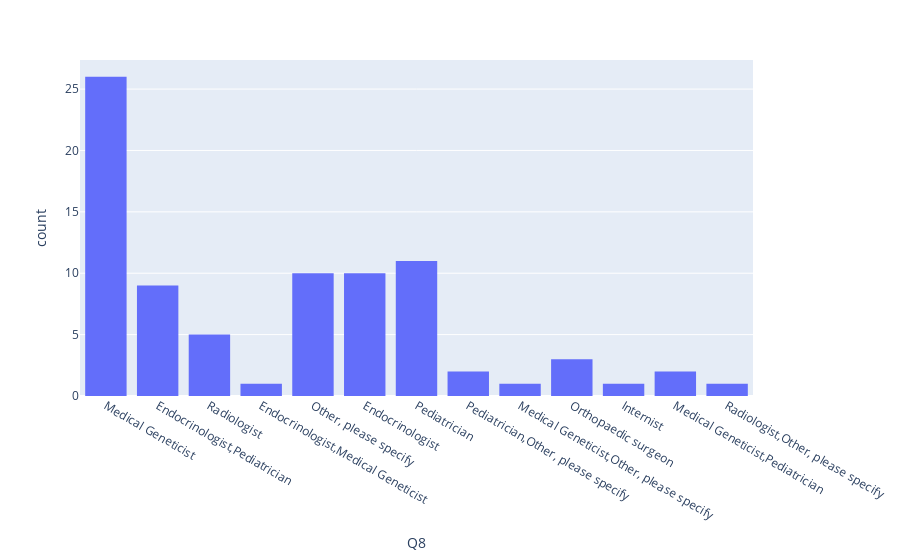

The notebook cell saved with this chart:
### Code cell
fig = px.histogram(data, x='Q8')
fig.show()

### Figure 1 — Plotly figure (JSON) as saved in the notebook; plotly's stock layout.template omitted (floating-point values rounded to 4 significant figures)
{"data": [{"alignmentgroup": "True", "bingroup": "x", "hovertemplate": "Q8=%{x}<br>count=%{y}<extra></extra>", "legendgroup": "", "marker": {"color": "#636efa", "pattern": {"shape": ""}}, "name": "", "offsetgroup": "", "orientation": "v", "showlegend": false, "type": "histogram", "x": ["Medical Geneticist", "Endocrinologist,Pediatrician", "Endocrinologist,Pediatrician", "Medical Geneticist", "Endocrinologist,Pediatrician", "Medical Geneticist", "Radiologist", "Endocrinologist,Medical Geneticist", "Medical Geneticist", "Medical Geneticist", "Endocrinologist,Pediatrician", "Other, please specify", "Endocrinologist", "Endocrinologist", "Medical Geneticist", "Pediatrician", "Pediatrician", "Endocrinologist", "Endocrinologist,Pediatrician", "Endocrinologist,Pediatrician", "Other, please specify", "Pediatrician,Other, please specify", "Pediatrician", "Other, please specify", "Other, please specify", "Other, please specify", null, null, "Endocrinologist,Pediatrician", "Pediatrician", "Endocrinologist", "Pediatrician,Other, please specify", "Medical Geneticist", "Medical Geneticist", "Medical Geneticist", "Medical Geneticist", "Medical Geneticist,Other, please specify", "Medical Geneticist", "Endocrinologist,Pediatrician", "Orthopaedic surgeon", "Other, please specify", "Other, please specify", "Orthopaedic surgeon", null, "Medical Geneticist", "Pediatrician", "Internist", "Endocrinologist", "Endocrinologist,Pediatrician", "Pediatrician", null, "Medical Geneticist", "Endocrinologist", "Orthopaedic surgeon", null, null, null, "Radiologist", null, "Endocrinologist", null, "Pediatrician", "Pediatrician", "Medical Geneticist", null, "Endocrinologist", "Endocrinologist", "Medical Geneticist", "Medical Geneticist", "Other, please specify", "Medical Geneticist", "Medical Geneticist", "Other, please specify", "Pediatrician", "Medical Geneticist", null, "Pediatrician", "Medical Geneticist", "Medical Geneticist,Pediatrician", "Medical Geneticist", "Radiologist,Other, please specify", "Medical Geneticist", "Pediatrician", "Medical Geneticist", "Medical Geneticist", "Medical Geneticist,Pediatrician", "Other, please specify", "Medical Geneticist", "Medical Geneticist", "Radiologist", "Endocrinologist", "Radiologist", "Radiologist"], "xaxis": "x", "yaxis": "y"}], "layout": {"autosize": true, "barmode": "relative", "legend": {"tracegroupgap": 0}, "margin": {"t": 60}, "xaxis": {"anchor": "y", "autorange": true, "domain": [0, 1], "range": [-0.5, 12.5], "title": {"text": "Q8"}, "type": "category"}, "yaxis": {"anchor": "x", "autorange": true, "domain": [0, 1], "range": [0, 27.37], "title": {"text": "count"}}}}
